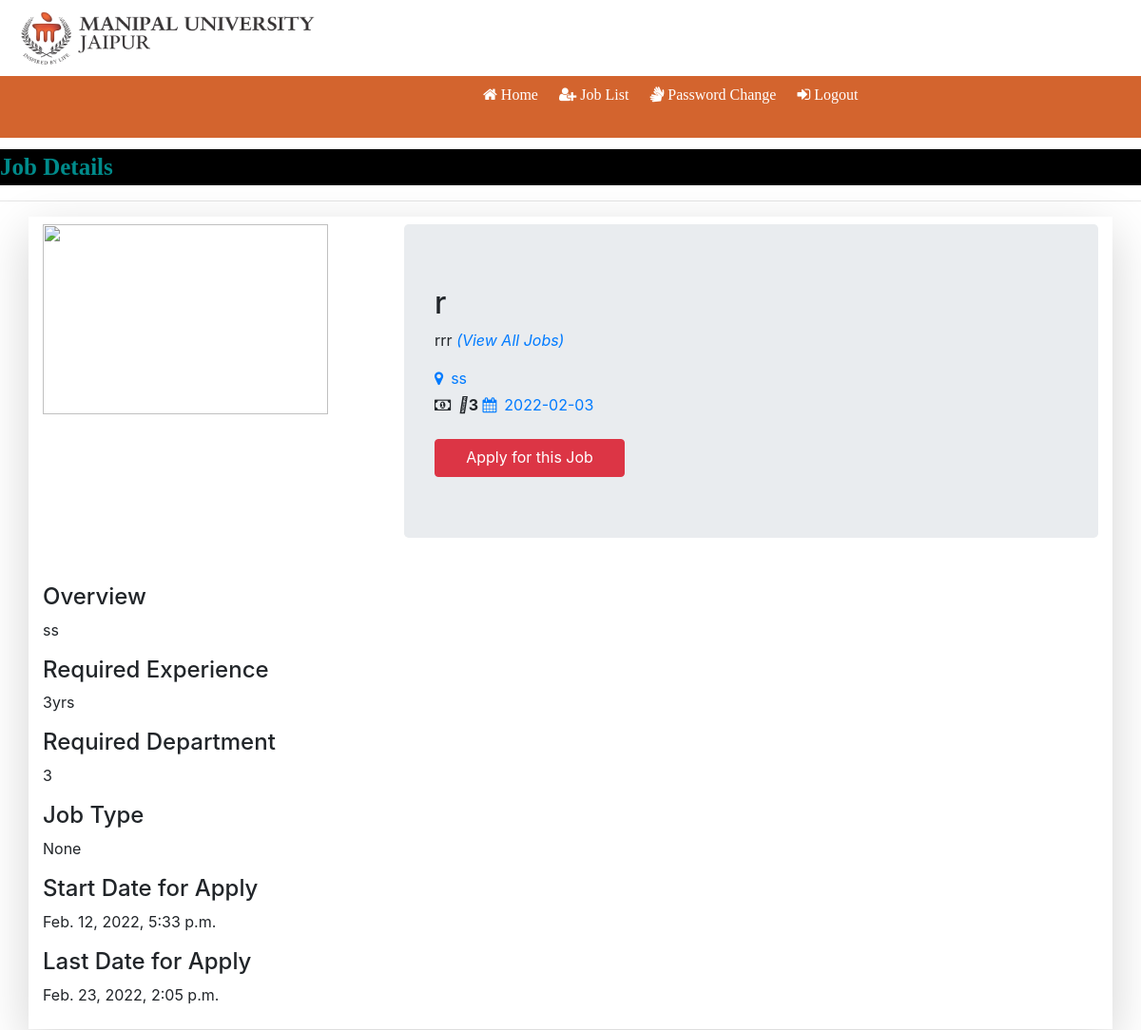
Before: /jobde/2 with the older database file.
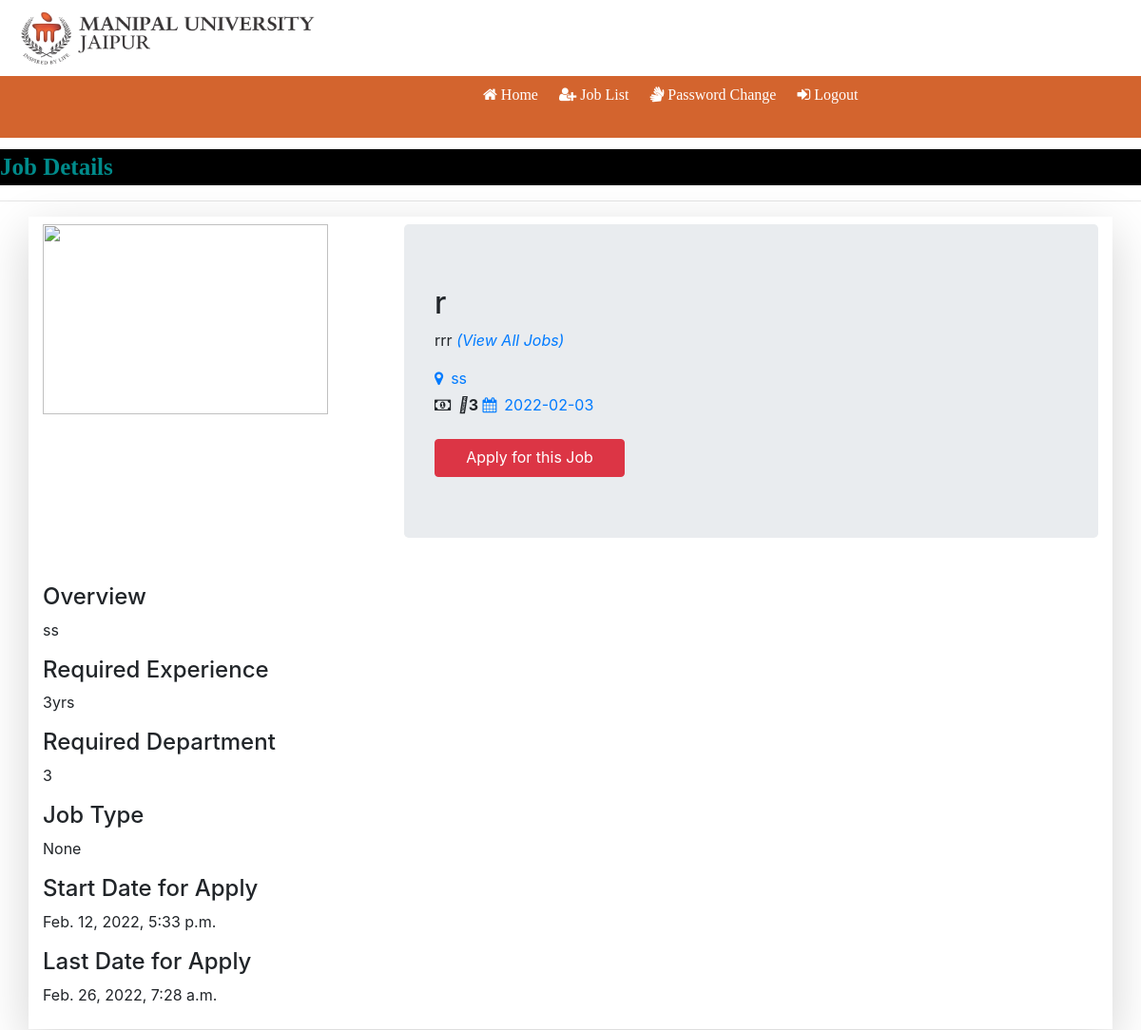
After: the same page with the newer database file.
### superadmin/models.py (models this page shows)
class Addjob(models.Model):
    title = models.CharField(max_length=500, null=True, blank=True)
    startdate = models.CharField(max_length=500, null=True, blank=True)
    enddate = models.CharField(max_length=500, null=True, blank=True)
    salary = models.IntegerField( null=True, blank=True)
    logo = models.ImageField(upload_to='logo', null=True, blank=True)
    Experience = models.IntegerField()
    company = models.CharField(max_length=500, null=True, blank=True)
    skill = models.CharField(max_length=500, null=True, blank=True)
    description = models.CharField(max_length=500, null=True, blank=True)
    Education = models.CharField(max_length=500, null=True, blank=True)
    Jobtype = models.CharField(max_length=500, null=True, blank=True)
    prize = models.FloatField(null=True, blank=True)
    location = models.CharField(null=True, blank=True,max_length=500)
    created = models.DateTimeField(auto_now_add=True, null=True, blank=True)
    updated = models.DateTimeField(auto_now=True, null=True, blank=True)

### job/views.py (the view)
# urls.py: path('jobde/<int:id>', job_de, name='jobd'),
def job_de(request,id):
    jd = Addjob.objects.get(id=id)
    return render(request,'jobdetail.html',{'job':jd})

### templates/jobdetail.html (shortened to what this page needs)
{%  load static %}
{%   block body %}
{%   include 'student_navigation.html'%}
<marquee style="font-family: 'Times New Roman', Times, serif; font-size:25px; color:darkcyan; background-color:black; font-weight:bold; margin-top: 1%;">
   Job Details
</marquee>
<hr>
<div class="container shadow-lg py-2 mb-2">
<div class="row">
    <div class="col-md-4">
        <img src = "{{job.image.url}}" style = "width:300px;height:200px">
    </div>
    <div class="col-md-8">
        <div class="jumbotron" >
        <h2>{{job.title}}</h2>
            <p>{{job.company}}<em> <a href = "">(View All Jobs)</a></em></p>
            <a href = "#" class="mr-2"><i class = "fa fa-map-marker mr-2"></i>{{job.description}}</a>
            <br>
            <strong><i class="fa fa-money mr-2 mt-2"></i><i class="fa-thin fa-briefcase"></i>{{job.Experience}}</strong>
            <a href = "#"><i class = "fa fa-calendar mr-2"></i>{{job.startdate}}</a>
            <div class="mt-4">
            <a href ="/jppl/{{job.id}}" class="btn btn-danger" style="width: 200px; height: 40px;">Apply for this Job</a>
        </div>
        </div>
    </div>
</div>
    <div class="mt-3">
        <h4>Overview</h4>
        <p>{{job.description}}</p>
        <h4>Required Experience</h4>
        <p>{{job.Experience}}yrs</p>
        <h4>Required Department</h4>
        <p>{{job.salary}}</p>
        <h4>Job Type</h4>
        <p>{{job.Jobtype}}</p>
        <h4>Start Date for Apply</h4>
        <p>{{job.created}}</p>
        <h4>Last Date for Apply</h4>
        <p>{{job.updated}}</p>
    </div>
</div>
{%   endblock %}

Changed rows visible on the page:
changed Addjob "rrr": updated "Feb. 23, 2022, 2:05 p.m." → "Feb. 26, 2022, 7:28 a.m."
